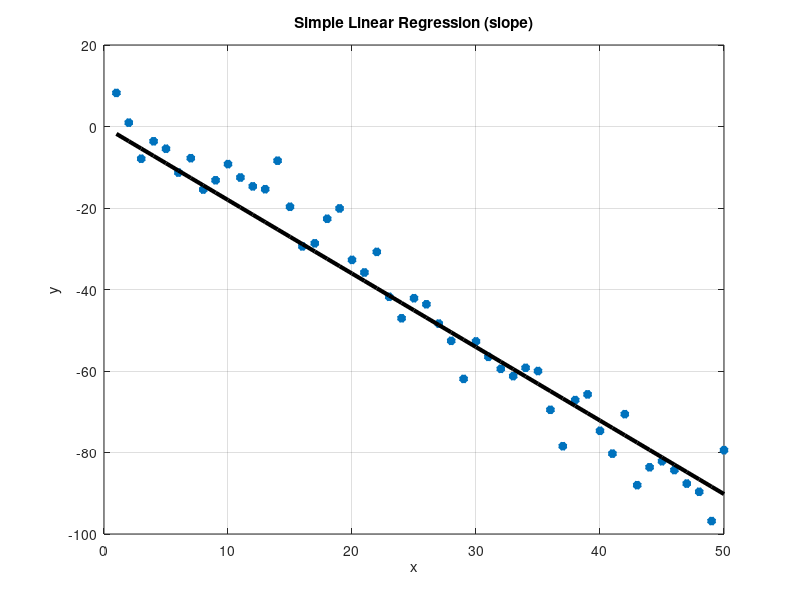
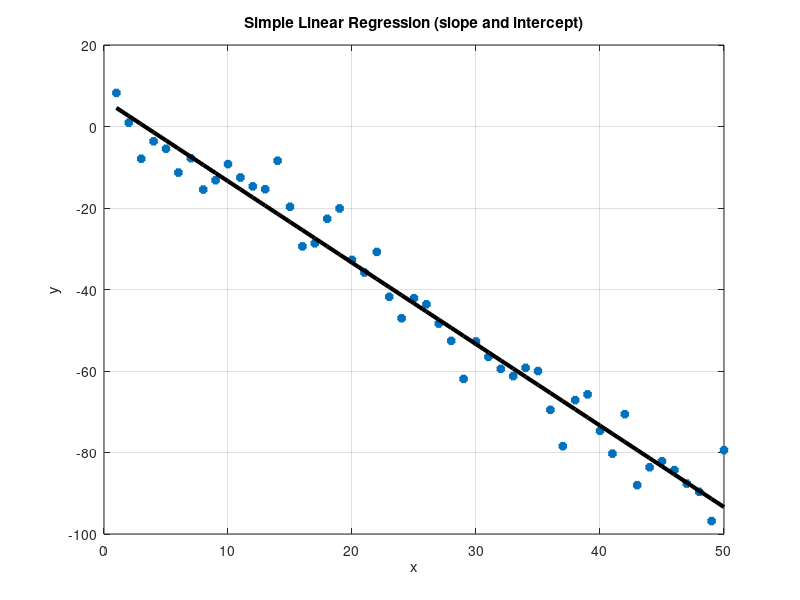
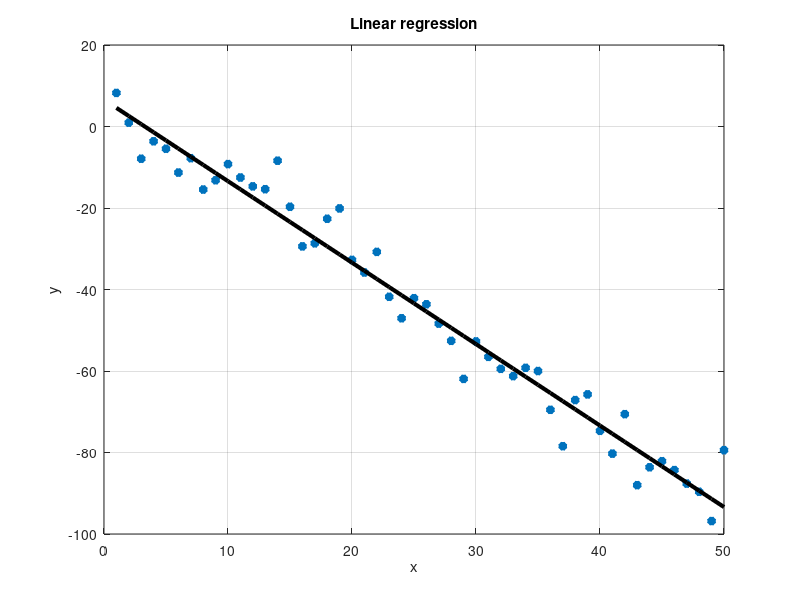

Write the MATLAB code that produced these figures, in order.
clear all
close all
clc

num_elements = 50;
a = -2;
b = 5;
c = 7;
x = 1:1:num_elements;
y = a * x + b * randn(1, num_elements);
y = y + c;

Y = y'; X = x';
X = [ones(size(X)) X];
B1 = y / x;
%X = X+0.5*randn(size(X));
ye1 = B1 * x;

figure(1)
plot(x, y, '*', 'LineWidth', 3); grid; hold; xlabel('x'); ylabel('y');
plot(x, ye1, 'k', 'LineWidth', 3);
title('Simple Linear Regression (slope)')

B2 = X \ Y;
ye2 = X * B2;

figure(2)
plot(x, y, '*', 'LineWidth', 3); grid; hold;
xlabel('x'); ylabel('y');
plot(x, ye2, 'k', 'LineWidth', 3);
title('Simple Linear Regression (slope and intercept)')

%inny wektor X !!!

R21 = 1 - sum((y - ye1) .^ 2) / sum((y - mean(y)) .^ 2);
R22 = 1 - sum((y - ye2) .^ 2) / sum((y - mean(y)) .^ 2);

xm = sum(x) / length(x);
ym = sum(y) / length(y);

a1 = (sum((x - xm) .* (y - ym))) ./ (sum((x - xm) .^ 2));
a0 = ym - (a1 * xm);

B3 = [a0; a1];

ye3 = X * B3;

figure(3)
plot(x, y, '*', 'LineWidth', 3); grid; hold;
xlabel('x'); ylabel('y');
plot(x, ye3, 'k', 'LineWidth', 3);
title('Linear regression')

R23 = 1 - sum((y - ye3) .^ 2) / sum((y - mean(y)) .^ 2);
